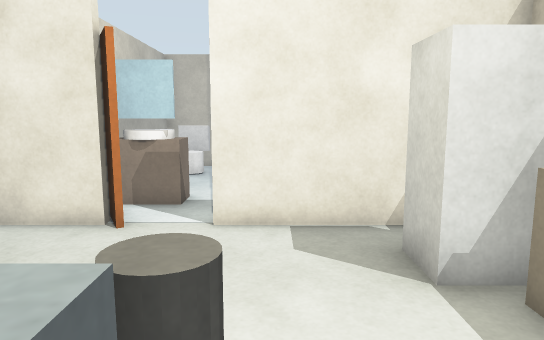
View 1 (above)

24 first-person views from a walk through a robot-simulator world made for Gazebo. The camera is 1.2 m above the floor, tilts 8° down and sees 70° across. The floor is counted in squares, 0.5 m on a side. Each view is taken from the middle of a square. On the plan, view 1 faces up. The plan holds only what a view shows up to about 20 squares ahead; the rest is blank.

View 2
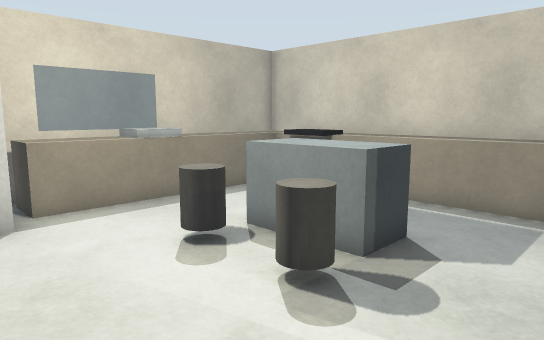

View 3
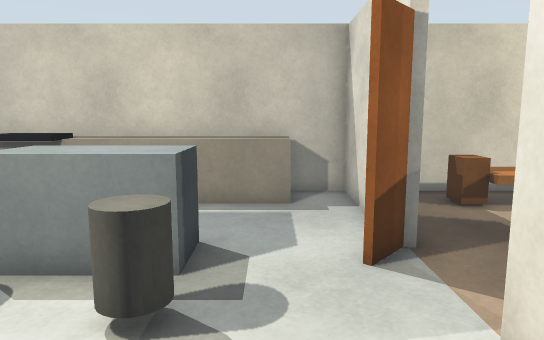

View 4
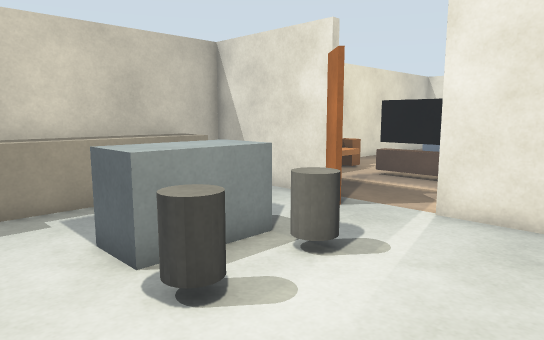

View 5
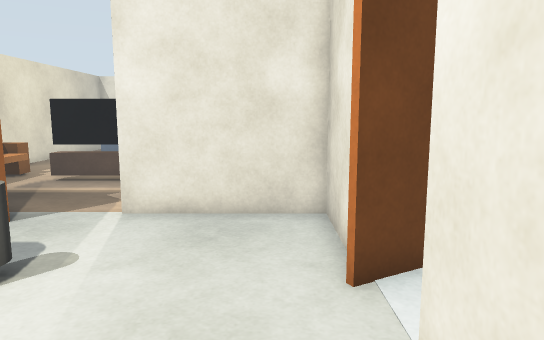

View 6
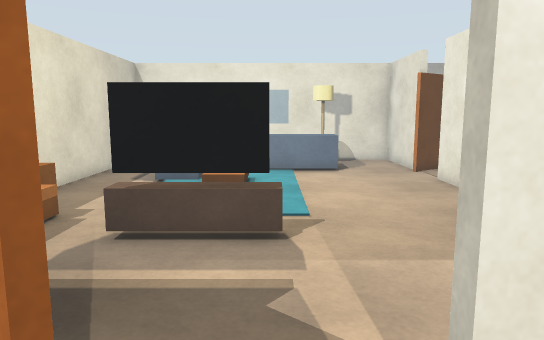

View 7
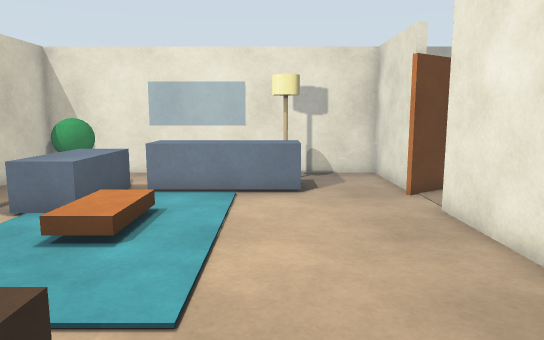

View 8
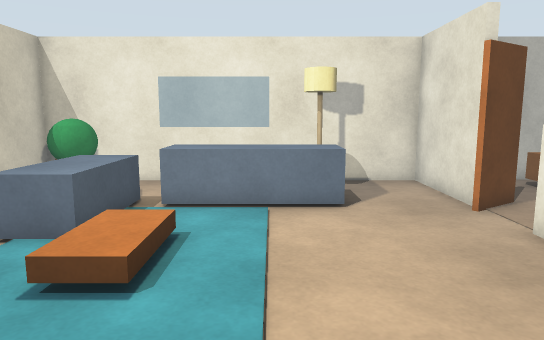

View 9
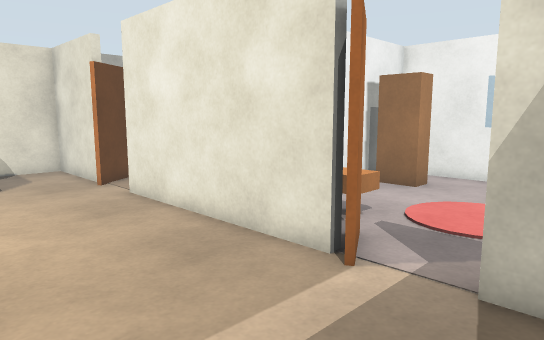

View 10
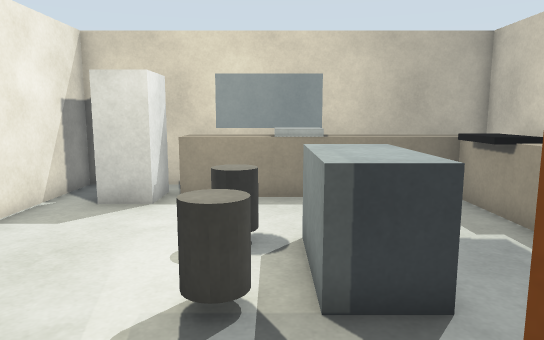

View 11
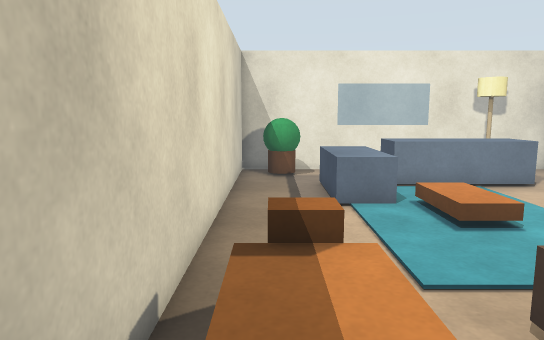

View 12
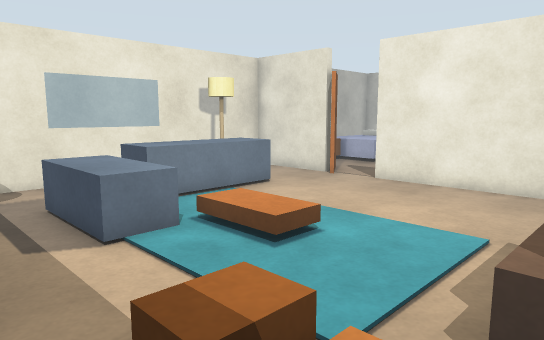

View 13
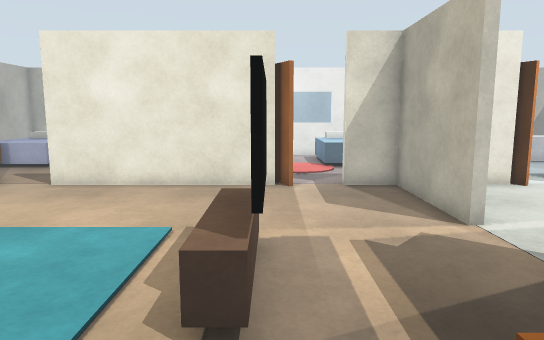

View 14
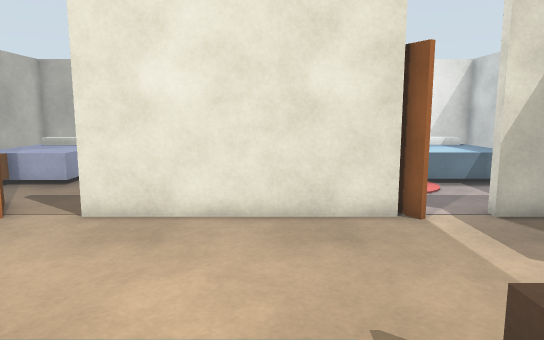

View 15
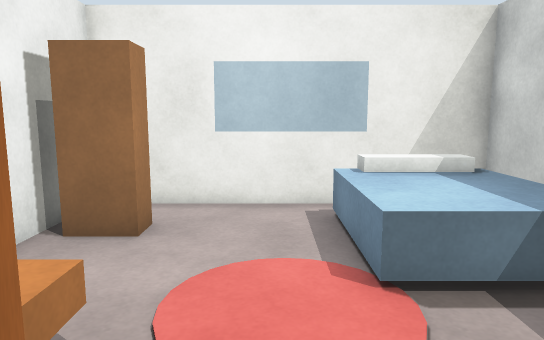

View 16
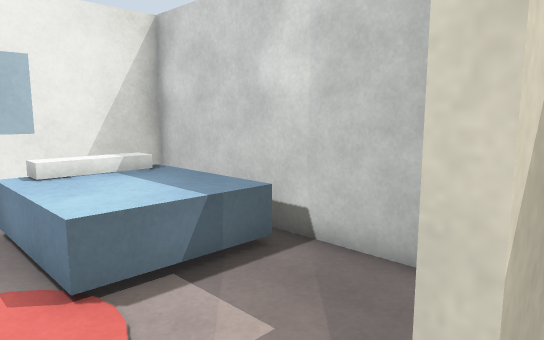

View 17
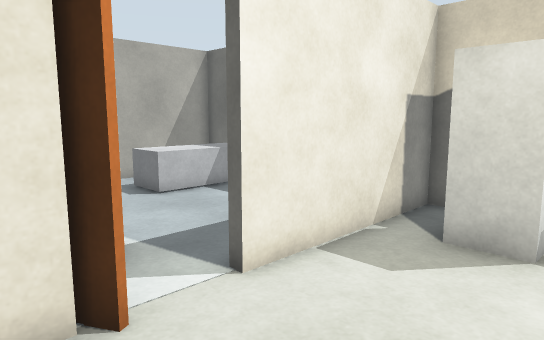

View 18
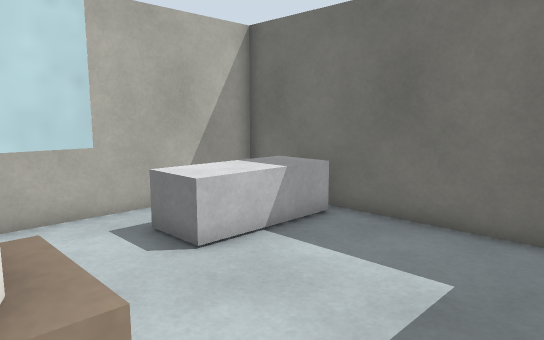

View 19
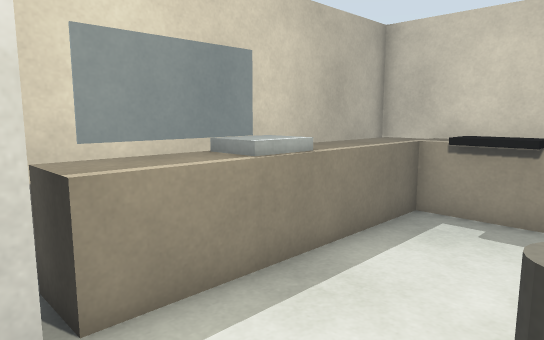

View 20
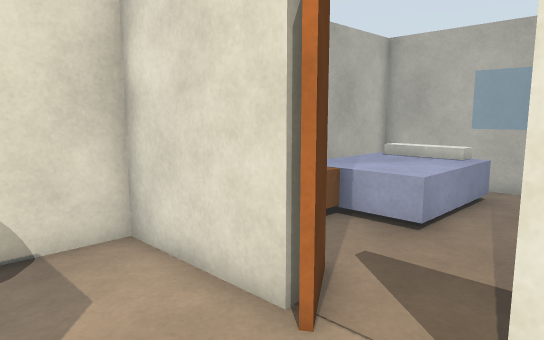

View 21
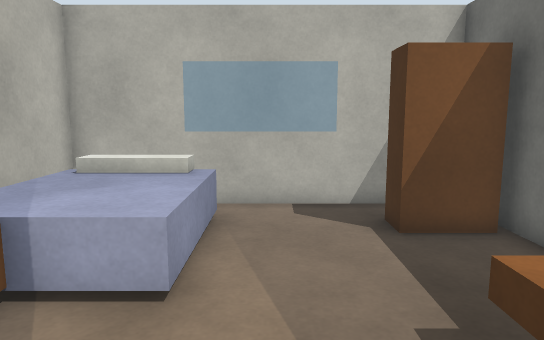

View 22
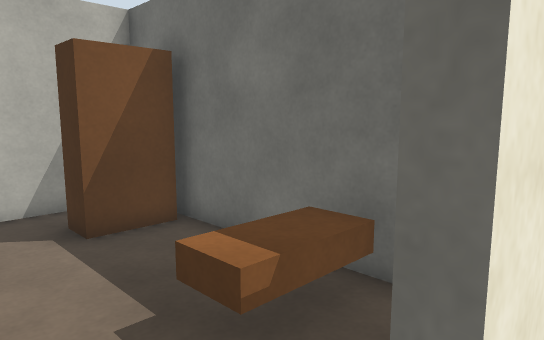

View 23
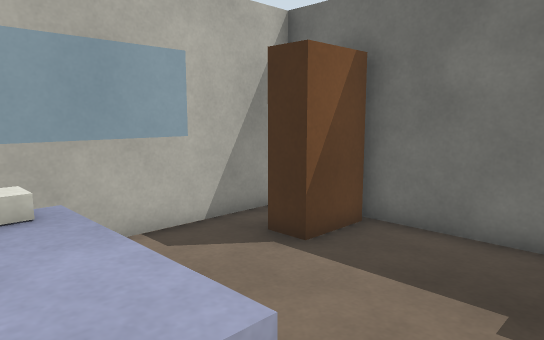

View 24
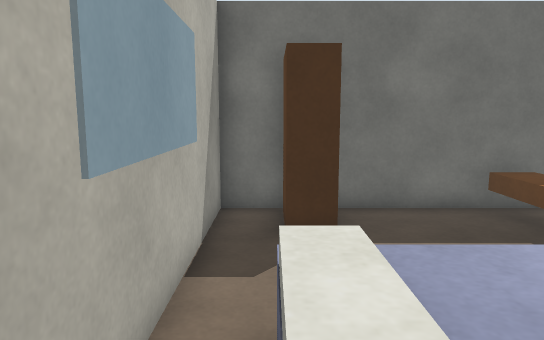

### Floor plan
Points are (right, up) in squares from view 1. A wall is a line through its corners. A room is listed if a view was taken in it or the views show most of it. See-through windows are left out.
Room 1 (views 1, 2, 3, 4, 5, 6, 9, 10, 17, 18, 19)
walls: (-7.3, -0.4) (-7.3, -5.3) (-5.6, -5.3); (-3.6, 8.3) (-7.3, 8.3) (-7.3, 3.3) (-7.7, 3.3); (-2.5, 10.2) (-4.1, 10.2); (5.3, 7.8) (5.3, 8.3) (-1.3, 8.3); (3.6, -5.3) (5.3, -5.3) (5.3, 5.6)
ways out: opening at (-8, 1.5) to room 2; opening at (-2, 9) to room 5
objects: door leaf (-8, 0) to (-7, 1); counter (-5, -5) to (3, -4); grey cylinder (-4, 3) to (-3, 3); door leaf (-4, 8) to (-3, 9); grey box (-3, 0) to (-1, 1); grey cylinder (-1, 3); black box (1, -4) to (2, -3); counter (3, -4) to (4, 0); grey box (3, 0) to (4, 2); counter (3, 2) to (4, 4); fridge (3, 5) to (4, 6)
Room 2 (views 7, 8, 11, 12, 13, 14, 15, 16, 20, 21, 22)
walls: (-22.1, 8.8) (-22.1, 8.3) (-26.3, 8.3) (-26.3, -5.3) (-9.8, -5.3); (-11.9, 8.3) (-19.7, 8.3); (-11.4, 8) (-11.9, 8.9); (-7.7, 3.3) (-7.7, 8.3) (-9.5, 8.3)
ways out: opening at (-8, 1.5) to room 1; opening at (-20.5, 9) to room 3; opening at (-10.5, 9) to room 4
objects: green ball (-25, -4) to (-24, -3); yellow cylinder (-25, 5); brown pole (-24, 4) to (-24, 5); blue box (-23, 0) to (-22, 5); blue box (-22, -2) to (-19, -1); brown box (-19, 0) to (-17, 1); brown box (-14, -4) to (-13, -3); TV (-13, -1) to (-13, 2); brown box (-12, -4) to (-12, -3); TV (-12, -1) to (-12, 2); brown box (-11, -4) to (-10, -3)
Room 3 (views 23, 24)
walls: (-22.5, 9.7) (-21.5, 8.2); (-26.3, 13) (-26.3, 12.1); (-19.7, 8.3) (-19.7, 8.8); (-16.1, 9.9) (-16.1, 18.3) (-26.3, 18.3) (-26.3, 14.8)
ways out: opening at (-20.5, 9) to room 2
objects: brown box (-25, 12) to (-25, 13); blue box (-25, 13) to (-23, 15); white box (-25, 16) to (-23, 17); brown box (-19, 11) to (-17, 11); brown box (-18, 16) to (-17, 16)
Room 4 (no view inside)
walls: (-12.2, 9.8) (-11.2, 8.1); (-11.9, 8.9) (-11.9, 8.3); (-15.7, 16.6) (-15.7, 14.1); (-9.5, 8.3) (-9.5, 8.8); (-5.3, 10.5) (-5.3, 18.3) (-14.5, 18.3)
ways out: opening at (-10.5, 9) to room 2
objects: brown box (-15, 11) to (-13, 11); brown box (-15, 16) to (-14, 16); blue box (-9, 13) to (-6, 17); white box (-9, 16) to (-7, 17)
Room 5 (no view inside)
walls: (5.3, 10.2) (5.3, 18.3) (-4.9, 18.3); (-1.3, 8.3) (-1.3, 8.8)
low walls: (-2.6, 16.9) (-4.1, 16.9); (-4.9, 18.3) (-4.9, 12.5)
ways out: opening at (-2, 9) to room 1
objects: white cylinder (-4, 11) to (-3, 11); white cylinder (-4, 16) to (-3, 16); white box (1, 15) to (4, 16)

Where each view was taken, in squares from view 1:
view 1: 0 up, 0 right, facing up
view 2: 7 up, 7 left, facing down-right
view 3: 7 up, 5 left, facing down
view 4: 7 up, 2 right, facing down-left
view 5: 7 up, 2 right, facing left
view 6: 2 up, 5 left, facing left
view 7: 4 up, 10 left, facing left
view 8: 3 up, 12 left, facing left
view 9: 3 up, 8 left, facing up-left
view 10: 2 up, 8 left, facing right
view 11: 4 down, 9 left, facing left
view 12: 5 down, 12 left, facing up-left
view 13: 5 down, 12 left, facing up
view 14: 1 down, 15 left, facing up
view 15: 8 up, 11 left, facing up
view 16: 8 up, 11 left, facing up-right
view 17: 4 up, 5 left, facing up-right
view 18: 9 up, 3 left, facing up-right
view 19: 6 up, 1 left, facing down-right
view 20: 5 up, 19 left, facing up-left
view 21: 8 up, 21 left, facing up
view 22: 8 up, 21 left, facing up-right
view 23: 11 up, 24 left, facing up-right
view 24: 17 up, 26 left, facing right
